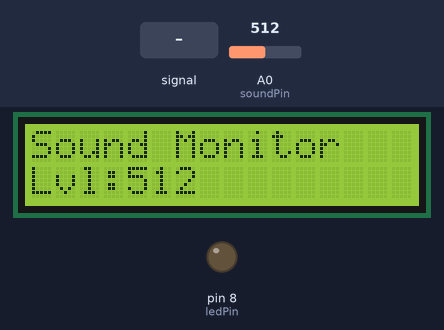
Bench run of a sketch on a simulated Arduino Uno, built with avr-gcc and run on an emulated ATmega328P. Parts: 16×2 character LCD, output pins drawn as LEDs (lit = HIGH). The test bench sets the inputs (shaded band); at power-on: A0 (soundPin) = 512. What the sketch prints to the serial monitor is not drawn.

Above: at 1.2 s.
1.3 s: A0 (soundPin) fed a 200 Hz sine of ±255 counts around its level
At 1.35 s:
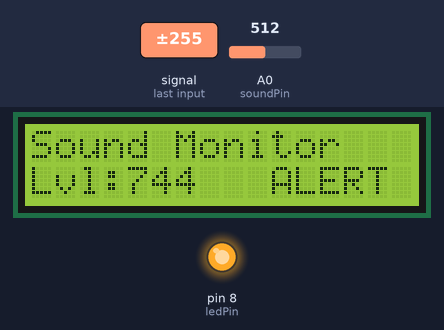
3.1 s: A0 (soundPin) set to 610
At 3.7 s:
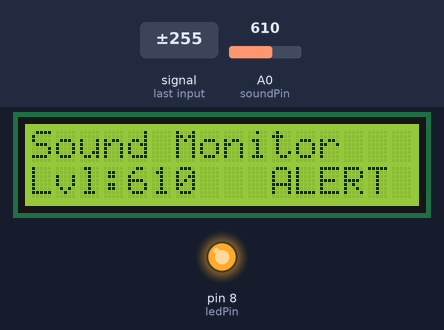
4.6 s: A0 (soundPin) fed a 1000 Hz sine of ±255 counts around its level
At 4.85 s:
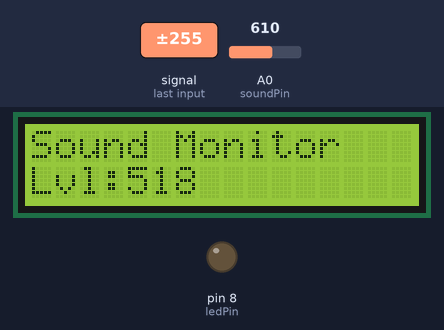
6.1 s: A0 (soundPin) set to 590
At 7.2 s:
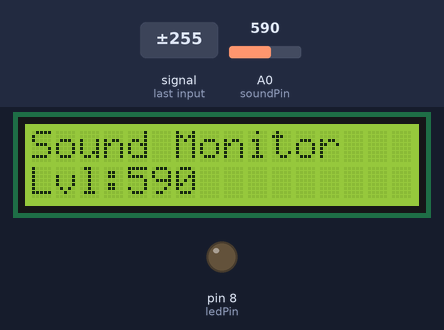
7.6 s: A0 (soundPin) set to 511
At 8.3 s:
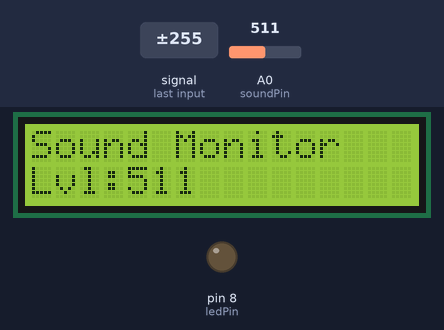
Timing chart, 0 to 10.1 s (numbered marks = the images above; inputs shaded):
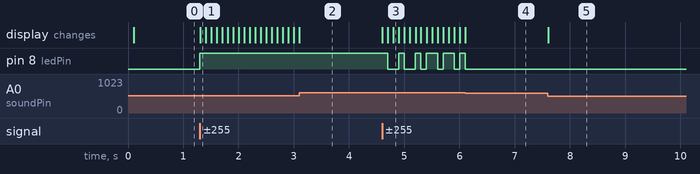

The sketch:

lab5.ino
```cpp
#include <LiquidCrystal.h> // Library to control 16x2 LCD (HD44780)

// Create an LCD object and tell Arduino which pins are connected to LCD
// LiquidCrystal(rs, en, d4, d5, d6, d7)
LiquidCrystal lcd(12, 11, 5, 4, 3, 2);

const int soundPin = A0; // Sound sensor OUT connected to Analog pin A0
const int ledPin = 8;    // LED connected to Digital pin 8

// ---------------- THRESHOLD SETTING ----------------
const int threshold = 600; // If sound value is > 600, we show ALERT and turn LED ON

// ---------------- NON-BLOCKING TIMING ----------------
// previousMillis remembers the last time we read the sensor
unsigned long previousMillis = 0;

// interval = how often we read sensor (100 ms)
const long interval = 100;

void setup()
{
  Serial.begin(9600); // Start serial communication at 9600 baud (for PC/Python)

  pinMode(ledPin, OUTPUT); // Set LED pin as output so we can turn it ON/OFF

  lcd.begin(16, 2); // Initialize LCD with 16 columns and 2 rows
  lcd.clear();      // Clear LCD screen

  lcd.setCursor(0, 0);        // Move cursor to row 0, column 0
  lcd.print("Sound Monitor"); // Print title on first line
}

void loop()
{
  unsigned long currentMillis = millis(); // millis() gives time since Arduino started (in ms)

  // We only read sensor if 100 ms has passed (non-blocking style)
  if (currentMillis - previousMillis >= interval)
  {
    previousMillis = currentMillis; // Update last read time

    int soundValue = analogRead(soundPin); // Read sound sensor (0–1023)

    // ---------------- LCD DISPLAY ----------------
    lcd.setCursor(0, 1);   // Go to second line
    lcd.print("Lvl:");     // Show label
    lcd.print(soundValue); // Print current sound value
    lcd.print("    ");     // Extra spaces to erase old digits if value shrinks

    // ---------------- SERIAL OUTPUT ----------------
    // Python GUI expects this format: SOUND:<number>
    Serial.print("SOUND:");
    Serial.println(soundValue);

    // ---------------- THRESHOLD CHECK ----------------
    if (soundValue > threshold) // If sound level is too high
    {
      digitalWrite(ledPin, HIGH); // Turn ON LED

      lcd.setCursor(10, 1); // Move cursor near end of line 2
      lcd.print("ALERT");   // Show "ALERT"
    }
    else // If sound is normal
    {
      digitalWrite(ledPin, LOW); // Turn OFF LED

      lcd.setCursor(10, 1); // Same place where ALERT was
      lcd.print("     ");   // Print spaces to clear ALERT word
    }
  }
}
```

Measured:
- after the input at 1.3 s, pin 8 (ledPin): LOW → HIGH at once; the display: changes at once (image 1)
- after the input at 4.6 s, pin 8 (ledPin): HIGH → LOW after 0.10 s, → HIGH 0.20 s later, → LOW 0.10 s later, → HIGH 0.20 s later, … (10 changes in this stretch); the display: first changes at once (image 3 shows a later state)
- after the input at 7.6 s, the display: changes at once (image 5)
